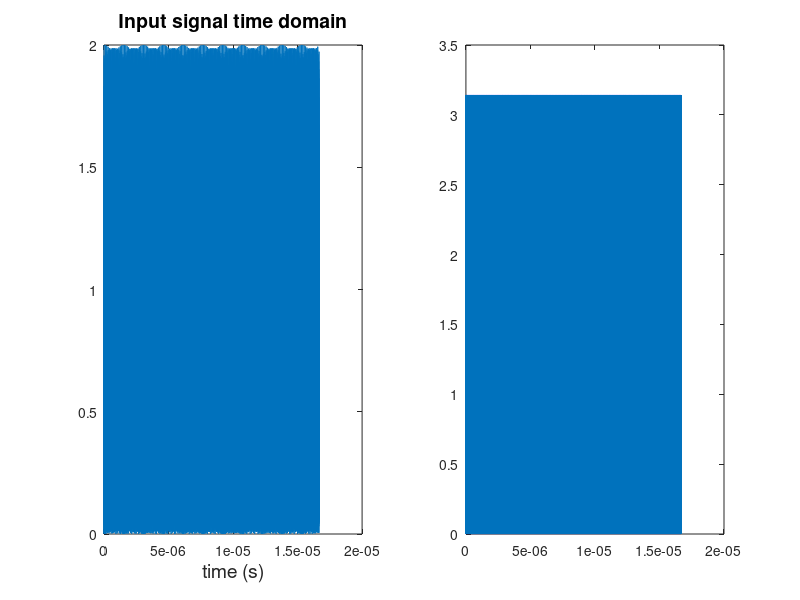
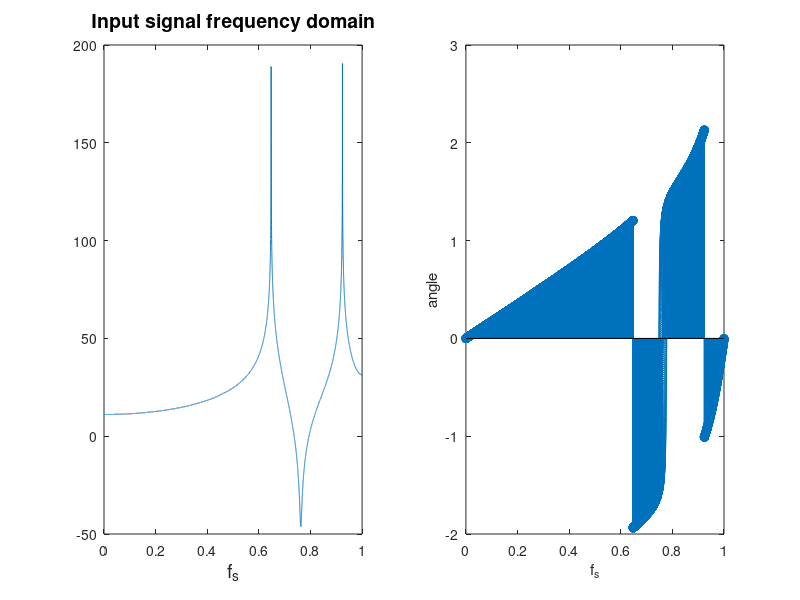

MATLAB code to generate these figures, in order: (Note: this script raises an error after producing the figures.)
samplingFreq = 2*10^9; % sampling frequency
Window_Size = 2^15; % size of window to cross multiply
number_of_bodies = 5;
Num_Of_Antennas = 2;
signal_frequency = 40*10^8; % radians/sec
signal_time = 0.0001; % in seconds
N = signal_time/(1/samplingFreq); % total samples in input signal
Nsub = mod(N,Window_Size)
N = N-Nsub
Nfft = Window_Size%/2 % total samples in FFT output
Num_Of_Windows_Per_Signal = N/Window_Size;
Number_Of_Signals = Num_Of_Antennas
Number_Of_Complex_Multiplications = 1/2*(Number_Of_Signals-1)*Number_Of_Signals
signal_to_noise_input = 0.5; % multiplied to noise then added to signal
Nyquist_freq = samplingFreq/2;
t = linspace(0,signal_time,N);
f = linspace(0,Nyquist_freq,5);
fs = linspace(0,1,Nfft/2);
fs_input = linspace(0,1,Nfft/2);
% Signal_no_noise = [(sin(signal_frequency*t(N/3:N*2/3-1)) + 20*sin((signal_frequency-1000)*t(N/3:N*2/3-1)))];
% input_hanning = [ 1/2-(1/2)*cos(2*pi*(1:N/3)/(N/3))];
% Signal_no_noise = Signal_no_noise.*input_hanning;
%figure(2);
%plot(t);
H = 3; % sizes of pictures.
W = 4;
Signal_no_noise = 1*(cos(signal_frequency*t) + cos((signal_frequency+15*10^9)*t)); %frequency noise
figure(1);
subplot(1,2,1);
plot(t(1:Nfft),abs(Signal_no_noise(1:Nfft)));
title('Input signal time domain','fontsize',14);
xlabel('time (s)','fontsize',14);
set(1,'paperunits','inches');
set(1,'paperorientation','portrait')
set(1,'papersize',[H,W]);
subplot(1,2,2);
plot(t(1:Nfft),angle(Signal_no_noise(1:Nfft)));
print(1,'input time.svg','-dsvg');
figure(2);
subplot(1,2,1);
fft_in = Signal_no_noise(1:Nfft);
plot(fs_input,20*log(abs(fft(fft_in)(1:Nfft/2))));
title('Input signal frequency domain','fontsize',14);
xlabel('f_s','fontsize',14);
set(2,'paperunits','inches');
set(2,'paperorientation','portrait');
set(2,'papersize',[H,W]);
subplot(1,2,2);
stem(fs_input,angle(fft(fft_in))(1:Nfft/2));
xlabel('f_s');
ylabel('angle');
print(2,'input freq.svg','-dsvg');
%windowcoef = (Nfft)/f; % commonly used constant
Signal_no_noise_s = csvread('inputtest.csv');
Signal_no_noise_s = Signal_no_noise_s(:,1:N);
Signalf = zeros(Num_Of_Windows_Per_Signal,Window_Size);
Signalfft = zeros(Number_Of_Signals,Nfft/2);
Signalmul = zeros(Number_Of_Complex_Multiplications,Nfft/2);
Signalout = zeros(1,Nfft/2);
Signalin = zeros(Number_Of_Signals,N);
analysis_filter = sinc(((0:N-1)-N/2)/Window_Size);
HanningWindow = 1/2-(1/2)*cos(2*pi*(0:N-1)/N);
pre_filter = analysis_filter.*HanningWindow;
figure(48);
plot(t(1:N),pre_filter);
title('polyphase filter prefilter','fontsize',14);
xlabel('time(s)');
set(48,'paperunits','inches');
set(48,'paperorientation','portrait');
set(48,'papersize',[H,W]);
print(48,'polyphasepre.svg','-dsvg');
% iterate every other signal

% Set up realtime signals
x2 = 1;
for x = 1:Num_Of_Antennas
    %Signal_no_noise_s = zeros(1,N);
    %for(z = 1:number_of_bodies)
    %    Signal_no_noise_s = Signal_no_noise_s + noise2(z)*e.^((((2*pi*f(z)*t)+noise1(z)*0.5*pi*(x-1))*i));
    %end
    Signalt = ((Signal_no_noise)+20*(Signal_no_noise_s(x))/signal_to_noise_input);
%add gaussian noise
    Signalt = Signalt + 0.5*rand(1,N);
    figure(x+2);
    subplot(1,2,1);
    plot(t(1:N),abs(Signalt(1:N)));
    xlabel('time(s)','fontsize',14);
    title('Antenna output signal','fontsize',14);
    set((x+2),'paperunits','inches');
    set((x+2),'paperorientation','portrait');
    set((x+2),'papersize',[H,W]);
    subplot(1,2,2);
    plot(t(1:N),angle(Signalt(1:N)));
    xlabel('time(s)');
    ylabel('angle');
    name = ['a' num2str(x) 'outf.svg'];
    print(x+2,name,'-dsvg');
    Signalin(x,:) = Signalt;

    %create overlap sequences:
    start = 1;
    window_c = Window_Size; % end of the window currently being shifted
    z = 1;
    TEMP = zeros(1,Window_Size);
    %DO POLYPHASE
    while window_c <= N
        Signalf(z,:) = (Signalt(start:(window_c)));
%       Signalf(z,:) = Signalt(1:Nfft);
	pre_part = pre_filter(start:(window_c));
        % add prefilter
        Signalf(z,:) = Signalf(z,:).*pre_part;
	%figure(z+100*x);
	%plot(angle(fft(Signalt(start:window_c))));
        start = window_c+1;
        window_c = window_c + Window_Size;
        TEMP = TEMP + Signalf(z,:);
        z = z + 1;
    end
    TEMP = fft(hilbert(TEMP/(z-1)))/Nfft;
    Signalfft(x2,:) = TEMP(1:Nfft/2);
    x2 = x2 + 1;
    
end

% plot the outputs:
y = 0;
for x = 1:Num_Of_Antennas
	figure(x+2+Num_Of_Antennas);
	subplot(1,2,1);
	plot(fs,abs(Signalfft(x,1:Nfft/2)));
	title('after polyphase filter','fontsize',14);
	xlabel('f_s','fontsize',14);
	set(x+2+Num_Of_Antennas,'paperunits','inches');
	set(x+2+Num_Of_Antennas,'paperorientation','portrait')
	set(x+2+Num_Of_Antennas,'papersize',[H,W]);
	name = ['pffb-' num2str(x) '.svg'];
	subplot(1,2,2);
	stem(fs,angle(Signalfft(x,1:Nfft/2)));
        xlabel('f_s');
	ylabel('angle');
	print((x+2+Num_Of_Antennas),name,'-dsvg');
	%figure(96+x);
	%plot(fs,angle(Signalfft(1,1:Nfft/2).*conj(Signalfft(2,1:Nfft/2))));
end

% multiply and add
z = 1; % holds position, computation too complex for pre calculated indices here.
for x = 1:Number_Of_Signals
    for y = (x+1):Number_Of_Signals
        Signalmul(z,:) = Signalfft(x,:).*conj(Signalfft(y,:));
        z=z+1;
    end
end

for x = 1:Number_Of_Complex_Multiplications
    Signalout = Signalmul(x,:)+Signalout;
end

%figure(1);
%plot(t,Signal_no_noise);
% figure(2);
% plot(t(1:Window_Size),(pre_filter));
% figure(3);
% plot(t(1:Window_Size),(HanningWindow));
%figure(19);
%plot(fs,20*log(abs(Signalout)));
%Signalout = ifft(Signalout,N);
%figure (20);
%plot(t,20*log(abs(Signalout)));
figure (21);
subplot(1,2,1);
plot(fs,(20*log(abs((Signalout(1:Nfft/2))))));
title('output frequencys','fontsize',14);
xlabel('f_s','fontsize',14);
set(21,'paperunits','inches');
set(21,'paperorientation','portrait')
set(21,'papersize',[H,W]);
subplot(1,2,2);
stem(fs,angle(Signalout(1:Nfft/2)));
xlabel('f_s');
ylabel('angle');
print(21,'outf.svg','-dsvg');

figure (22);
plot(angle(Signalout(1:Nfft/2)));
title('output angle');
xlabel('f_s');
hold on;
xlabel('f_s');
ylabel('angle');
hold off;
print(22,'output angle.svg','-dsvg');
figure (23);
size14 = abs(Signalout(10))
angle14 = angle(Signalout(10))
ttta = angle(fft(Signal_no_noise_s(1,:)).*conj(fft(Signal_no_noise_s(2,:))));
%ttfa = angle(fft(Signalin(1,1:Nfft)).*conj(fft(Signalin(2,1:Nfft))));
%angle14 = ttfa(10)
%size15 = abs(Signalout(100))
%angle15 = angle(Signalout(100))
%angle15 = ttfa(100)
plot(ttta);
title('actual angles N = whole signal');
xlabel('f_s');
hold on;
xlabel('f_s');
ylabel('angle');
hold off;
print(23,'actual angles.svg','-dsvg');
